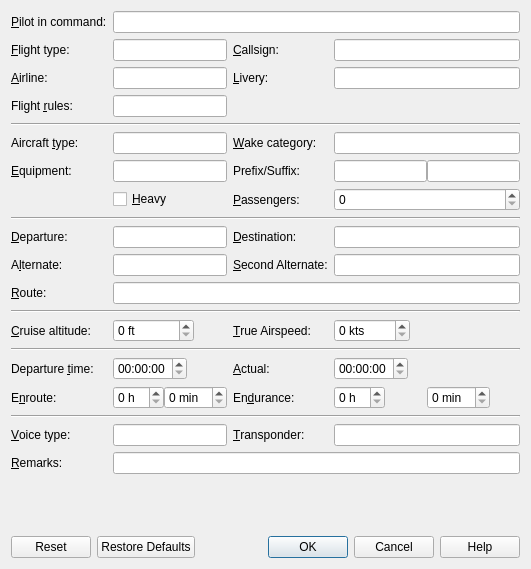
<?xml version="1.0" encoding="UTF-8"?>
<ui version="4.0">
 <class>RouteExportDialog</class>
 <widget class="QDialog" name="RouteExportDialog">
  <property name="geometry">
   <rect>
    <x>0</x>
    <y>0</y>
    <width>531</width>
    <height>569</height>
   </rect>
  </property>
  <property name="windowTitle">
   <string>Little Navmap - Online Network Flightplan Export</string>
  </property>
  <layout class="QVBoxLayout" name="verticalLayout_2">
   <item>
    <layout class="QGridLayout" name="gridLayout_3">
     <item row="8" column="1">
      <widget class="QCheckBox" name="checkBoxHeavy">
       <property name="text">
        <string>&amp;Heavy</string>
       </property>
      </widget>
     </item>
     <item row="6" column="1">
      <widget class="QLineEdit" name="lineEditEquipment"/>
     </item>
     <item row="11" column="2">
      <widget class="QLabel" name="labelAlternate2">
       <property name="text">
        <string>&amp;Second Alternate:</string>
       </property>
       <property name="buddy">
        <cstring>lineEditAlternate2</cstring>
       </property>
      </widget>
     </item>
     <item row="8" column="2">
      <widget class="QLabel" name="labelPassengers">
       <property name="text">
        <string>&amp;Passengers:</string>
       </property>
       <property name="buddy">
        <cstring>spinBoxPassengers</cstring>
       </property>
      </widget>
     </item>
     <item row="16" column="3">
      <widget class="QTimeEdit" name="timeEditDepartureActual">
       <property name="sizePolicy">
        <sizepolicy hsizetype="Fixed" vsizetype="Fixed">
         <horstretch>0</horstretch>
         <verstretch>0</verstretch>
        </sizepolicy>
       </property>
       <property name="timeSpec">
        <enum>Qt::UTC</enum>
       </property>
      </widget>
     </item>
     <item row="20" column="3">
      <widget class="QLineEdit" name="lineEditTransponder"/>
     </item>
     <item row="10" column="2">
      <widget class="QLabel" name="labelDestination">
       <property name="text">
        <string>&amp;Destination:</string>
       </property>
       <property name="buddy">
        <cstring>lineEditDestination</cstring>
       </property>
      </widget>
     </item>
     <item row="14" column="2">
      <widget class="QLabel" name="labelTrueAirspeed">
       <property name="text">
        <string>&amp;True Airspeed:</string>
       </property>
       <property name="buddy">
        <cstring>spinBoxTrueAirspeed</cstring>
       </property>
      </widget>
     </item>
     <item row="1" column="2">
      <widget class="QLabel" name="labelCallsign">
       <property name="text">
        <string>&amp;Callsign:</string>
       </property>
       <property name="buddy">
        <cstring>lineEditCallsign</cstring>
       </property>
      </widget>
     </item>
     <item row="11" column="3">
      <widget class="QLineEdit" name="lineEditAlternate2"/>
     </item>
     <item row="1" column="3">
      <widget class="QLineEdit" name="lineEditCallsign"/>
     </item>
     <item row="2" column="0">
      <widget class="QLabel" name="labelAirline">
       <property name="text">
        <string>&amp;Airline:</string>
       </property>
       <property name="buddy">
        <cstring>lineEditAirline</cstring>
       </property>
      </widget>
     </item>
     <item row="3" column="1">
      <widget class="QLineEdit" name="lineEditFlightRules"/>
     </item>
     <item row="14" column="0">
      <widget class="QLabel" name="labelCruiseAltitude">
       <property name="text">
        <string>&amp;Cruise altitude:</string>
       </property>
       <property name="buddy">
        <cstring>spinBoxCruiseAltitude</cstring>
       </property>
      </widget>
     </item>
     <item row="3" column="0">
      <widget class="QLabel" name="labelFlightRules">
       <property name="text">
        <string>Flight &amp;rules:</string>
       </property>
       <property name="buddy">
        <cstring>lineEditFlightRules</cstring>
       </property>
      </widget>
     </item>
     <item row="4" column="0" colspan="4">
      <widget class="Line" name="line_6">
       <property name="orientation">
        <enum>Qt::Horizontal</enum>
       </property>
      </widget>
     </item>
     <item row="10" column="3">
      <widget class="QLineEdit" name="lineEditDestination"/>
     </item>
     <item row="20" column="1">
      <widget class="QLineEdit" name="lineEditVoiceType"/>
     </item>
     <item row="20" column="2">
      <widget class="QLabel" name="labelTransponder">
       <property name="text">
        <string>&amp;Transponder:</string>
       </property>
       <property name="buddy">
        <cstring>lineEditTransponder</cstring>
       </property>
      </widget>
     </item>
     <item row="21" column="0">
      <widget class="QLabel" name="labelRemarks">
       <property name="text">
        <string>&amp;Remarks:</string>
       </property>
       <property name="buddy">
        <cstring>lineEditRemarks</cstring>
       </property>
      </widget>
     </item>
     <item row="5" column="3">
      <widget class="QLineEdit" name="lineEditWakeCategory"/>
     </item>
     <item row="21" column="1" colspan="3">
      <widget class="QLineEdit" name="lineEditRemarks"/>
     </item>
     <item row="2" column="2">
      <widget class="QLabel" name="labelLivery">
       <property name="text">
        <string>&amp;Livery:</string>
       </property>
       <property name="buddy">
        <cstring>lineEditLivery</cstring>
       </property>
      </widget>
     </item>
     <item row="13" column="0" colspan="4">
      <widget class="Line" name="line">
       <property name="orientation">
        <enum>Qt::Horizontal</enum>
       </property>
      </widget>
     </item>
     <item row="1" column="1">
      <widget class="QLineEdit" name="lineEditFlightType"/>
     </item>
     <item row="16" column="1">
      <widget class="QTimeEdit" name="timeEditDeparture">
       <property name="sizePolicy">
        <sizepolicy hsizetype="Fixed" vsizetype="Fixed">
         <horstretch>0</horstretch>
         <verstretch>0</verstretch>
        </sizepolicy>
       </property>
       <property name="currentSectionIndex">
        <number>0</number>
       </property>
       <property name="timeSpec">
        <enum>Qt::UTC</enum>
       </property>
      </widget>
     </item>
     <item row="12" column="0">
      <widget class="QLabel" name="labelRoute">
       <property name="text">
        <string>&amp;Route:</string>
       </property>
       <property name="buddy">
        <cstring>lineEditRoute</cstring>
       </property>
      </widget>
     </item>
     <item row="16" column="2">
      <widget class="QLabel" name="labelTimeDepartureActual">
       <property name="text">
        <string>&amp;Actual:</string>
       </property>
       <property name="buddy">
        <cstring>timeEditDepartureActual</cstring>
       </property>
      </widget>
     </item>
     <item row="14" column="1">
      <widget class="QSpinBox" name="spinBoxCruiseAltitude">
       <property name="sizePolicy">
        <sizepolicy hsizetype="Fixed" vsizetype="Fixed">
         <horstretch>0</horstretch>
         <verstretch>0</verstretch>
        </sizepolicy>
       </property>
       <property name="showGroupSeparator" stdset="0">
        <bool>true</bool>
       </property>
       <property name="suffix">
        <string> ft</string>
       </property>
       <property name="prefix">
        <string/>
       </property>
       <property name="maximum">
        <number>100000</number>
       </property>
       <property name="singleStep">
        <number>100</number>
       </property>
      </widget>
     </item>
     <item row="2" column="1">
      <widget class="QLineEdit" name="lineEditAirline"/>
     </item>
     <item row="1" column="0">
      <widget class="QLabel" name="labelFlightType">
       <property name="text">
        <string>&amp;Flight type:</string>
       </property>
       <property name="buddy">
        <cstring>lineEditFlightType</cstring>
       </property>
      </widget>
     </item>
     <item row="10" column="0">
      <widget class="QLabel" name="labelDeparture">
       <property name="text">
        <string>&amp;Departure:</string>
       </property>
       <property name="buddy">
        <cstring>lineEditDeparture</cstring>
       </property>
      </widget>
     </item>
     <item row="9" column="0" colspan="4">
      <widget class="Line" name="line_5">
       <property name="orientation">
        <enum>Qt::Horizontal</enum>
       </property>
      </widget>
     </item>
     <item row="5" column="2">
      <widget class="QLabel" name="labelWakeCategory">
       <property name="text">
        <string>&amp;Wake category:</string>
       </property>
       <property name="buddy">
        <cstring>lineEditWakeCategory</cstring>
       </property>
      </widget>
     </item>
     <item row="5" column="1">
      <widget class="QLineEdit" name="lineEditAircraftType"/>
     </item>
     <item row="8" column="3">
      <widget class="QSpinBox" name="spinBoxPassengers">
       <property name="maximum">
        <number>10000</number>
       </property>
      </widget>
     </item>
     <item row="14" column="3">
      <widget class="QSpinBox" name="spinBoxTrueAirspeed">
       <property name="sizePolicy">
        <sizepolicy hsizetype="Fixed" vsizetype="Fixed">
         <horstretch>0</horstretch>
         <verstretch>0</verstretch>
        </sizepolicy>
       </property>
       <property name="showGroupSeparator" stdset="0">
        <bool>true</bool>
       </property>
       <property name="suffix">
        <string> kts</string>
       </property>
       <property name="maximum">
        <number>5000</number>
       </property>
       <property name="singleStep">
        <number>10</number>
       </property>
      </widget>
     </item>
     <item row="6" column="0">
      <widget class="QLabel" name="labelEquipment">
       <property name="text">
        <string>&amp;Equipment:</string>
       </property>
       <property name="buddy">
        <cstring>lineEditEquipment</cstring>
       </property>
      </widget>
     </item>
     <item row="11" column="0">
      <widget class="QLabel" name="labelAlternate">
       <property name="text">
        <string>A&amp;lternate:</string>
       </property>
       <property name="buddy">
        <cstring>lineEditAlternate</cstring>
       </property>
      </widget>
     </item>
     <item row="11" column="1">
      <widget class="QLineEdit" name="lineEditAlternate"/>
     </item>
     <item row="19" column="0" colspan="4">
      <widget class="Line" name="line_3">
       <property name="orientation">
        <enum>Qt::Horizontal</enum>
       </property>
      </widget>
     </item>
     <item row="15" column="0" colspan="4">
      <widget class="Line" name="line_7">
       <property name="orientation">
        <enum>Qt::Horizontal</enum>
       </property>
      </widget>
     </item>
     <item row="16" column="0">
      <widget class="QLabel" name="labelTimeDeparture">
       <property name="text">
        <string>Departure &amp;time:</string>
       </property>
       <property name="buddy">
        <cstring>timeEditDeparture</cstring>
       </property>
      </widget>
     </item>
     <item row="2" column="3">
      <widget class="QLineEdit" name="lineEditLivery"/>
     </item>
     <item row="0" column="1" colspan="3">
      <widget class="QLineEdit" name="lineEditPilotInCommand"/>
     </item>
     <item row="20" column="0">
      <widget class="QLabel" name="labelVoiceType">
       <property name="text">
        <string>&amp;Voice type:</string>
       </property>
       <property name="buddy">
        <cstring>lineEditVoiceType</cstring>
       </property>
      </widget>
     </item>
     <item row="5" column="0">
      <widget class="QLabel" name="labelAircraftType">
       <property name="text">
        <string>Aircraft &amp;type:</string>
       </property>
       <property name="buddy">
        <cstring>lineEditAircraftType</cstring>
       </property>
      </widget>
     </item>
     <item row="0" column="0">
      <widget class="QLabel" name="labelPilotInCommand">
       <property name="text">
        <string>&amp;Pilot in command:</string>
       </property>
       <property name="buddy">
        <cstring>lineEditPilotInCommand</cstring>
       </property>
      </widget>
     </item>
     <item row="12" column="1" colspan="3">
      <widget class="QLineEdit" name="lineEditRoute"/>
     </item>
     <item row="10" column="1">
      <widget class="QLineEdit" name="lineEditDeparture"/>
     </item>
     <item row="17" column="0">
      <widget class="QLabel" name="labelTimeEnroute">
       <property name="text">
        <string>E&amp;nroute:</string>
       </property>
       <property name="buddy">
        <cstring>spinBoxEnrouteHour</cstring>
       </property>
      </widget>
     </item>
     <item row="17" column="1">
      <layout class="QHBoxLayout" name="horizontalLayout_2">
       <property name="spacing">
        <number>0</number>
       </property>
       <item alignment="Qt::AlignLeft">
        <widget class="QSpinBox" name="spinBoxEnrouteHour">
         <property name="sizePolicy">
          <sizepolicy hsizetype="Fixed" vsizetype="Fixed">
           <horstretch>0</horstretch>
           <verstretch>0</verstretch>
          </sizepolicy>
         </property>
         <property name="suffix">
          <string> h</string>
         </property>
        </widget>
       </item>
       <item alignment="Qt::AlignLeft">
        <widget class="QSpinBox" name="spinBoxEnrouteMin">
         <property name="sizePolicy">
          <sizepolicy hsizetype="Fixed" vsizetype="Fixed">
           <horstretch>0</horstretch>
           <verstretch>0</verstretch>
          </sizepolicy>
         </property>
         <property name="suffix">
          <string> min</string>
         </property>
         <property name="maximum">
          <number>59</number>
         </property>
        </widget>
       </item>
      </layout>
     </item>
     <item row="17" column="2">
      <widget class="QLabel" name="labelTimeEndurance">
       <property name="text">
        <string>En&amp;durance:</string>
       </property>
       <property name="buddy">
        <cstring>spinBoxEnduranceHour</cstring>
       </property>
      </widget>
     </item>
     <item row="17" column="3">
      <layout class="QHBoxLayout" name="horizontalLayout_3">
       <property name="spacing">
        <number>0</number>
       </property>
       <item alignment="Qt::AlignLeft">
        <widget class="QSpinBox" name="spinBoxEnduranceHour">
         <property name="sizePolicy">
          <sizepolicy hsizetype="Fixed" vsizetype="Fixed">
           <horstretch>0</horstretch>
           <verstretch>0</verstretch>
          </sizepolicy>
         </property>
         <property name="suffix">
          <string> h</string>
         </property>
        </widget>
       </item>
       <item alignment="Qt::AlignLeft">
        <widget class="QSpinBox" name="spinBoxEnduranceMin">
         <property name="sizePolicy">
          <sizepolicy hsizetype="Fixed" vsizetype="Fixed">
           <horstretch>0</horstretch>
           <verstretch>0</verstretch>
          </sizepolicy>
         </property>
         <property name="suffix">
          <string> min</string>
         </property>
         <property name="maximum">
          <number>59</number>
         </property>
        </widget>
       </item>
      </layout>
     </item>
     <item row="6" column="3">
      <layout class="QHBoxLayout" name="horizontalLayout">
       <property name="spacing">
        <number>0</number>
       </property>
       <item>
        <widget class="QLineEdit" name="lineEditEquipmentPrefix"/>
       </item>
       <item>
        <widget class="QLineEdit" name="lineEditEquipmentSuffix"/>
       </item>
      </layout>
     </item>
     <item row="6" column="2">
      <widget class="QLabel" name="labelEquipmentPrefixSuffix">
       <property name="text">
        <string>Prefix/Suffix:</string>
       </property>
       <property name="buddy">
        <cstring>lineEditEquipmentPrefix</cstring>
       </property>
      </widget>
     </item>
    </layout>
   </item>
   <item>
    <spacer name="verticalSpacer">
     <property name="orientation">
      <enum>Qt::Vertical</enum>
     </property>
     <property name="sizeHint" stdset="0">
      <size>
       <width>20</width>
       <height>40</height>
      </size>
     </property>
    </spacer>
   </item>
   <item>
    <widget class="QDialogButtonBox" name="buttonBox">
     <property name="orientation">
      <enum>Qt::Horizontal</enum>
     </property>
     <property name="standardButtons">
      <set>QDialogButtonBox::Cancel|QDialogButtonBox::Help|QDialogButtonBox::Ok|QDialogButtonBox::Reset|QDialogButtonBox::RestoreDefaults</set>
     </property>
    </widget>
   </item>
  </layout>
 </widget>
 <tabstops>
  <tabstop>lineEditPilotInCommand</tabstop>
  <tabstop>lineEditFlightType</tabstop>
  <tabstop>lineEditCallsign</tabstop>
  <tabstop>lineEditAirline</tabstop>
  <tabstop>lineEditLivery</tabstop>
  <tabstop>lineEditFlightRules</tabstop>
  <tabstop>lineEditAircraftType</tabstop>
  <tabstop>lineEditWakeCategory</tabstop>
  <tabstop>lineEditEquipment</tabstop>
  <tabstop>lineEditEquipmentPrefix</tabstop>
  <tabstop>lineEditEquipmentSuffix</tabstop>
  <tabstop>checkBoxHeavy</tabstop>
  <tabstop>spinBoxPassengers</tabstop>
  <tabstop>lineEditDeparture</tabstop>
  <tabstop>lineEditDestination</tabstop>
  <tabstop>lineEditAlternate</tabstop>
  <tabstop>lineEditAlternate2</tabstop>
  <tabstop>lineEditRoute</tabstop>
  <tabstop>spinBoxCruiseAltitude</tabstop>
  <tabstop>spinBoxTrueAirspeed</tabstop>
  <tabstop>timeEditDeparture</tabstop>
  <tabstop>timeEditDepartureActual</tabstop>
  <tabstop>spinBoxEnrouteHour</tabstop>
  <tabstop>spinBoxEnrouteMin</tabstop>
  <tabstop>spinBoxEnduranceHour</tabstop>
  <tabstop>spinBoxEnduranceMin</tabstop>
  <tabstop>lineEditVoiceType</tabstop>
  <tabstop>lineEditTransponder</tabstop>
  <tabstop>lineEditRemarks</tabstop>
 </tabstops>
 <resources/>
 <connections/>
</ui>
